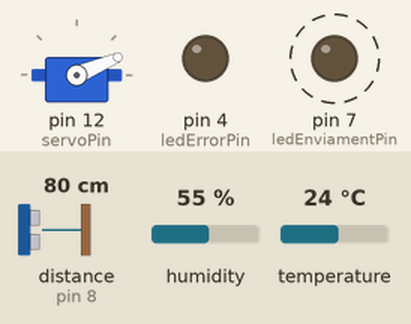
This sketch was run on a simulated Arduino Uno, built with avr-gcc and run on an emulated ATmega328P. Shown: servo, output pins drawn as LEDs (lit = HIGH). Wiring (inferred from the names in the program): ultrasonic range finder: trigger pin 9; echo pin 8. Dashed ring = blinking. Inputs (shaded band) come from the test bench; at power-on: distance to the obstacle (sensor on pin 8) 80 cm, humidity 55 %, temperature 24 °C. The echo pulse lasts 58.3 µs per cm; random numbers use the default seed unless the sketch sets one; pins used as bus, display or sensor lines are not drawn.

Above: at 1.2 s.
1.3 s: distance to the obstacle (sensor on pin 8) set to 250 cm
At 3.99 s:
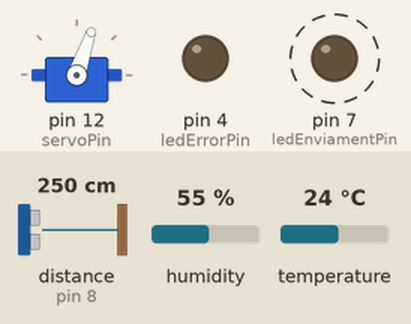
4.8 s: distance to the obstacle (sensor on pin 8) set to 2 cm
At 6.98 s:
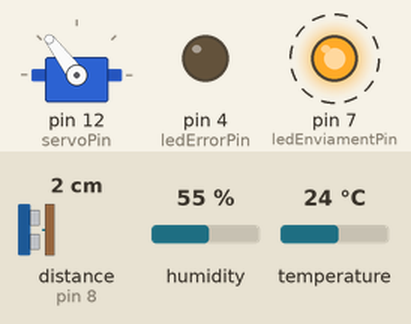
Timing chart, 0 to 25.3 s (numbered marks = the images above; inputs shaded):
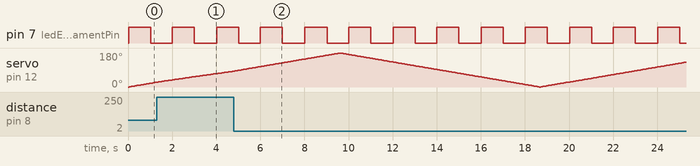

Measured:
- by itself, pin 7 (ledEnviamentPin): alternates HIGH for 1.0 s and LOW for 1.0 s

The sketch:

satelit.ino
```cpp
#include <SoftwareSerial.h>
#include <Servo.h>
#include <DHT.h>

SoftwareSerial mySerial(10, 11);  // RX, TX

// Sensor temperatura i humitat
#define DHTPIN 2
#define DHTTYPE DHT11
DHT dht(DHTPIN, DHTTYPE);

// Pins digitals LEDs
const int ledEnviamentPin = 7;
const int ledErrorPin = 4;

// Pins digitals Radar Ultrasons
const int trigPin = 9;
const int echoPin = 8;
const int servoPin = 12;

// Variables Radar (1 grau cada 50ms = 20 graus/segon -> envia 1 dada cada 10 graus)
Servo servoMotor;
float anguloActual = 0;
float angulo = 1.0;
unsigned long duracionServo = 0;
const long intervalServo = 50;
unsigned long anterior = 0;
unsigned long anteriorEnvioRadar = 0;
const long intervalEnvioRadar = 500; // Enviament cada mig segon (500 ms)
float distancia = 0;

// Controls de temps de leds i sensor
unsigned long nextHT = 0;
unsigned long nextTimeoutHT = 0;
unsigned long previousMillis = 0;
unsigned long previousLatido = 0;

unsigned long intervalEnviament = 2000;
const long intervalLed = 1000;
bool esperandoTimeout = false;
bool led = false;
const long latido = 6000;

bool enviarDatos = true;

// Declaracions per a calcular la mitjana
float temperaturas[10];
float contador = 0;
float media = 0;
float mediamax = 30;
int contadormax = 0;
int i = 0;
bool calcularMitjana = false;

// Simulació d'errors de transmissió (s'activa des de l'estació de terra)
bool simularError = false;


// Checksum: suma de tots els bytes del missatge, truncada a 1 byte (mòdul 256)
byte calcularChecksum(const String &msg) {
  byte suma = 0;
  for (unsigned int k = 0; k < msg.length(); k++) {
    suma += (byte)msg[k];   // el byte desborda i queda truncat automàticament
  }
  return suma;
}

// Envia un missatge amb el format  <missatge>*<checksum en hexadecimal>
void enviarMensaje(String msg) {
  // 1. Es calcula el checksum del missatge ORIGINAL
  byte cs = calcularChecksum(msg);

  // 2. Si la simulació està activa, s'altera el missatge DESPRÉS de calcular el checksum
  //    (aproximadament 1 de cada 3 missatges: es canvia 1 bit d'un caràcter a l'atzar)
  if (simularError && msg.length() > 0 && random(3) == 0) {
    int pos = random(msg.length());
    msg.setCharAt(pos, msg[pos] ^ 0x01);
  }

  // 3. Es transmet el missatge (potser alterat) amb el checksum original
  mySerial.print(msg);
  mySerial.print('*');
  if (cs < 16) mySerial.print('0');   // sempre 2 dígits hexadecimals
  mySerial.println(cs, HEX);
}


void setup() {

  Serial.begin(9600);
  mySerial.begin(9600);
  dht.begin();
  mySerial.setTimeout(10);
  randomSeed(analogRead(A0));   // A0 sense connectar -> llavor aleatòria

  pinMode(ledEnviamentPin, OUTPUT);
  pinMode(ledErrorPin, OUTPUT);

  // Configuració Radar
  pinMode(trigPin, OUTPUT);
  pinMode(echoPin, INPUT);
  servoMotor.attach(servoPin);
  servoMotor.write(0);
}


void loop() {

  // 1. Recepción de órdenes de la estación Tierra
  if (mySerial.available()) {
    String mensaje = mySerial.readStringUntil('\n');
    mensaje.trim();

    if (mensaje == "Parar") {
      enviarDatos = false;
    }

    if (mensaje == "Reanudar") {
      enviarDatos = true;
    }

    if (mensaje == "SatelitCalcul") {
      calcularMitjana = true;
      i = 0;
      contadormax = 0;
    }

    if (mensaje == "TerraCalcul") {
      calcularMitjana = false;
      i = 0;
      contadormax = 0;
    }

    if (mensaje == "ErrorOn") {
      simularError = true;
    }

    if (mensaje == "ErrorOff") {
      simularError = false;
    }

    // Actualització del nou límit de temperatura
    if (mensaje.startsWith("LimiteTemperatura:")) {
      mediamax = mensaje.substring(18).toFloat();
      contadormax = 0;
    }

    // Actualització de la nova frequència denviament de dades de temperatura i humitat
    if (mensaje.startsWith("Frecuencia:")) {
      unsigned long novaFreq = mensaje.substring(11).toInt();
      if (novaFreq >= 1000) {
        intervalEnviament = novaFreq;
        nextHT = millis() + intervalEnviament;
      }
    }
  }

  // 2. Enviament de dades quan està actiu
  if (enviarDatos == true) {

    // Ultrasons: Comprova si han passat almenys 60 mil·lisegons des de l'última lectura
    //            per evitar que els ecos d'un pols anterior interfereixin amb el següent
    if (millis() - anterior >= 60) {
      anterior = millis();
      digitalWrite(trigPin, LOW);
      delayMicroseconds(2);
      digitalWrite(trigPin, HIGH);
      delayMicroseconds(10);
      digitalWrite(trigPin, LOW);

      // Mesura la distancia: rep quants microsegons ha tardat el eco en tornar,
      // espera 15 ms. multiplica per la velocitat del so en cm/microsegon ,
      // divideix entre 2 per calcular la distancia d'anada
      distancia = pulseIn(echoPin, HIGH, 15000) * 0.034 / 2;
    }

    // Escombrat continu, nou angle cada 50 ms
    if (millis() - duracionServo >= intervalServo) {
      duracionServo = millis();
      anguloActual = anguloActual + angulo;

      if (anguloActual >= 180) {
        anguloActual = 180;
        angulo = -angulo;
      } else if (anguloActual <= 0) {
        anguloActual = 0;
        angulo = -angulo;
      }
      servoMotor.write((int)anguloActual);
    }

    // Enviament de dades del radar amb prefix "2:" cada mig segon (500 ms)
    if (millis() - anteriorEnvioRadar >= intervalEnvioRadar) {
      anteriorEnvioRadar = millis();
      enviarMensaje("2:" + String(anguloActual) + ":" + String(distancia));
    }

    // Temperatura i humitat
    if (millis() >= nextHT) {
      nextHT = millis() + intervalEnviament;

      float h = dht.readHumidity();
      float t = dht.readTemperature();

      if (isnan(h) || isnan(t)) {
        if (!esperandoTimeout) {
          esperandoTimeout = true;
          nextTimeoutHT = millis() + 5000;
        }
      } else {
        esperandoTimeout = false;
        led = true;

        digitalWrite(ledErrorPin, LOW);
        digitalWrite(ledEnviamentPin, HIGH);
        previousMillis = millis();

        enviarMensaje("1:T:" + String(t) + ":H:" + String(h));

        if (calcularMitjana) {
          temperaturas[i] = t;
          i++;

          if (i == 10) {
            contador = 0;
            for (int d = 0; d < 10; d++) {
              contador = contador + temperaturas[d];
            }

            media = contador / 10;
            enviarMensaje("4:Media:" + String(media));

            for (int j = 0; j < 9; j++) {
              temperaturas[j] = temperaturas[j + 1];
            }
            i = 9;

            if (media > mediamax) {
              contadormax++;
              if (contadormax == 3) {
                enviarMensaje("Límite temperatura");
                contadormax = 0;
              }
            } else {
              contadormax = 0;
            }
          }
        }
      }
    }

    // Control de temps per al LED de fallo del sensor DHT
    if (esperandoTimeout && (millis() >= nextTimeoutHT)) {
      digitalWrite(ledErrorPin, HIGH);
    }
  }

  // Control de temps per al LED de status
  if (led && (millis() - previousMillis >= intervalLed)) {
    digitalWrite(ledEnviamentPin, LOW);
    led = false;
  }

  // Heartbeat
  if (millis() - previousLatido >= latido) {
    previousLatido = millis();
    enviarMensaje("3:");
  }
}
```
